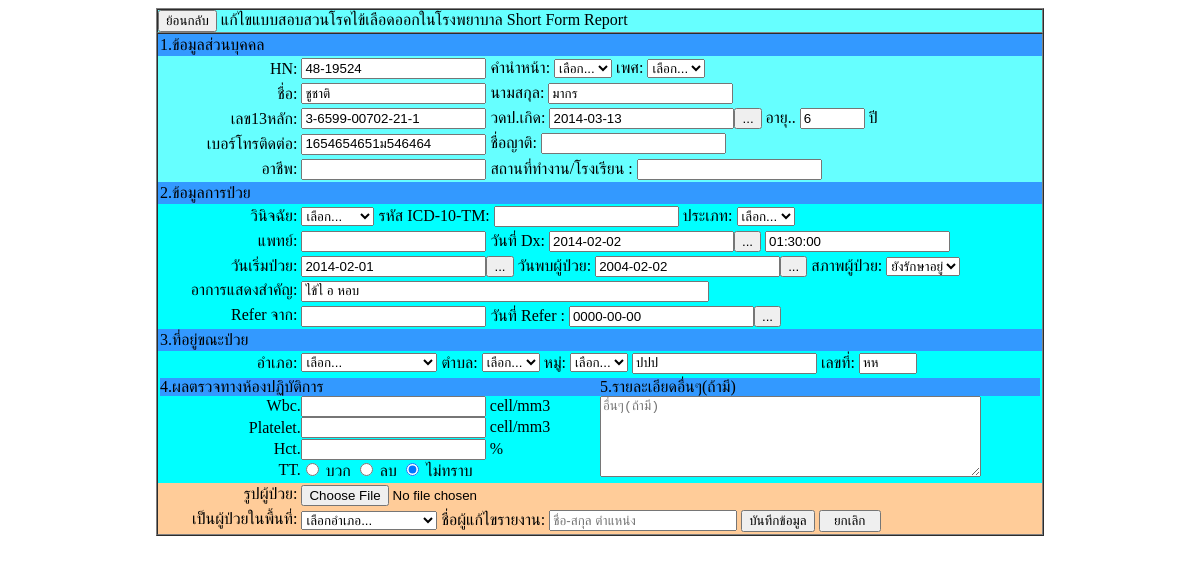
Screenshot of /frm_edit_pt_hos.php?pid=1067614030448-19524 (signed in) with the database file from the repository.
### tables this page shows
CREATE TABLE `patient_hos` (
  `pid` varchar(100) NOT NULL default '',
  `datetime_send` datetime default NULL,
  `office_own` varchar(5) default NULL,
  `user_own` varchar(50) default NULL,
  `hn` varchar(100) default NULL,
  `prename` varchar(100) default NULL,
  `sex` varchar(25) default NULL,
  `name` varchar(100) default NULL,
  `lname` varchar(100) default NULL,
  `cid` varchar(100) default NULL,
  `bdate` date default NULL,
  `agey` varchar(100) default NULL,
  `agem` varchar(100) default NULL,
  `pt_tel` varchar(100) default NULL,
  `family` varchar(255) default NULL,
  `occupat` varchar(100) default NULL,
  `school_workplace` varchar(255) default NULL,
  `code506` varchar(100) default NULL,
  `icd10` varchar(100) default NULL,
  `pt_type` varchar(100) default NULL,
  `doctor` varchar(100) default NULL,
  `date_dx` date default NULL,
  `time_dx` time default NULL,
  `date_ill` date default NULL,
  `date_found` date default NULL,
  `pt_status` varchar(100) default NULL,
  `symtom` varchar(255) default NULL,
  `refer_from` varchar(255) default NULL,
  `date_refer` date default NULL,
  `amp` varchar(4) default NULL,
  `tmb` varchar(6) default NULL,
  `moo` varchar(8) default NULL,
  `road` varchar(100) default NULL,
  `addr` varchar(100) default NULL,
  `soi` varchar(100) default NULL,
  `villa` varchar(100) default NULL,
  `lab_wbc` varchar(100) default NULL,
  `note_text` varchar(255) default NULL,
  `lab_plt` varchar(100) default NULL,
  `lab_hct1` varchar(100) default NULL,
  `lab_hct2` varchar(100) default NULL,
  `lab_hct_diff` varchar(100) default NULL,
  `lab_tt` varchar(100) default NULL,
  `send_to_amp` varchar(4) default NULL,
  `sender` varchar(255) default NULL,
  `img_pt` varchar(255) default NULL,
  `send_back_by` varchar(25) default NULL,
  PRIMARY KEY  (`pid`)
);

### frm_edit_pt_hos.php (the view, shortened to what this page needs)
<?php
if (!empty($_GET[pid])) {
    $pid = $_GET[pid];
} else {
    exit("Can not find PID.");
}
$sql = "select * from patient_hos where pid='$pid'";
$res = mysql_query($sql);
$row = mysql_fetch_array($res);
?>
<!DOCTYPE html>
<html>
    <head>
        <link rel="stylesheet" href="//code.jquery.com/ui/1.10.4/themes/smoothness/jquery-ui.css">
  <link rel="stylesheet" type="text/css" href="jquery.timepicker.css" />
    </head>
    <body>
        <div align="center">
            <form action="qry_edit_pt_hos.php"
                  id="frm_edit_hos" name="frm_edit_hos"
                  method="post"
                  enctype="multipart/form-data"
                  onsubmit="return validate()">
                <table width="75%" border="1" cellspacing="0" cellpadding="0">
                    <tr bgcolor="#33CCFF">
                        <td bgcolor="#66FFFF">
                            <input type="button" value="ย้อนกลับ" onClick="window.location = 'pt_info.php?pid=<?=$pid?>&hos_own=y'">
                            แก้ไขแบบสอบสวนโรคไข้เลือดออกในโรงพยาบาล Short Form Report
                        </td>
                    </tr>
                    <tr>
                        <td bgcolor="#66FFFF">
                            <table width="100%" border="0" cellspacing="0" cellpadding="2">
                                <tr>
                                    <td colspan="2" align="left" bgcolor="#3399FF">1.ข้อมูลส่วนบุคคล</td>
                                </tr>
                                <tr>
                                    <td width="16%" align="right" bgcolor="#66FFFF"> HN:</td>
                                    <td width="84%" bgcolor="#66FFFF">
                                        <input type="text" name="hn" id="hn" value="<?=$row[hn]?>">
                                        คำนำหน้า:
                                        <select name="prename" id="prename">
                                            <option value="">เลือก...</option>
                                        </select>
                                        เพศ:
                                        <select name="sex" id="sex">
                                            <option value="">เลือก...</option>
                                        </select></td>
                                </tr>
                                <tr>
                                    <td align="right" bgcolor="#66FFFF">ชื่อ:</td>
                                    <td bgcolor="#66FFFF"><input type="text" name="name" id="name" value="<?=$row[name]?>">
                                        นามสกุล:
                                        <input type="text" name="lname" id="lname" value="<?=$row[lname]?>">
                                    </td>
                                </tr>
                                <tr>
                                    <td align="right" bgcolor="#66FFFF">เลข13หลัก:</td>
                                    <td bgcolor="#66FFFF"><input type="text" name="cid" id="cid" value="<?=$row[cid]?>">
                                        วดป.เกิด:
                                        <input type="text" name="bdate" id="bdate" value="<?=$row[bdate]?>">
                                        อายุ..
                                        <input name="agey" type="text" id="agey" size="5" maxlength="3" value="<?=$row[agey]?>">
                                        ปี</td>
                                </tr>
                                <tr>
                                    <td align="right" bgcolor="#66FFFF">เบอร์โทรติดต่อ:</td>
                                    <td bgcolor="#66FFFF"><input type="text" name="pt_tel" id="pt_tel" value="<?=$row[pt_tel]?>">
                                        ชื่อญาติ:
                                        <input type="text" name="family" id="family" value="<?=$row[family]?>"></td>
                                </tr>
                                <tr>
                                    <td align="right" bgcolor="#66FFFF">อาชีพ:</td>
                                    <td bgcolor="#66FFFF"><input type="text" name="occupat" id="occupat" value="<?=$row[occupat]?>">
                                        สถานที่ทำงาน/โรงเรียน :
                                        <input type="text" name="school_workplace" id="school_workplace" value="<?=$row[school_workplace]?>"></td>
                                </tr>
                                <tr>
                                    <td colspan="2" align="left" bgcolor="#3399FF">2.ข้อมูลการป่วย</td>
                                </tr>
                                <tr>
                                    <td align="right" bgcolor="#00FFFF">วินิจฉัย:</td>
                                    <td bgcolor="#00FFFF">
                                        <select name="code506" id="code506">
                                            <option value="" selected>เลือก...</option>
                                        </select>
                                        รหัส ICD-10-TM:
                                        <input type="text" name="icd10" id="icd10" value="<?=$row[icd10]?>">
                                        ประเภท:
                                        <select name="pt_type" id="pt_type">
                                            <option value="" selected>เลือก...</option>
                                        </select></td>
                                </tr>
                                <tr>
                                    <td align="right" bgcolor="#00FFFF">แพทย์: </td>
                                    <td bgcolor="#00FFFF"><input type="text" name="doctor" id="doctor" value="<?=$row[doctor]?>">
                                        วันที่ Dx:
                                        <input type="text" name="date_dx" id="date_dx" value="<?=$row[date_dx]?>">
                                        <input type="text" name="time_dx" id="time_dx" placeholder="เวลา Dx" value="<?=$row[time_dx]?>"></td>
                                </tr>
                                <tr>
                                    <td align="right" bgcolor="#00FFFF">วันเริ่มป่วย:</td>
                                    <td bgcolor="#00FFFF"><input type="text" name="date_ill" id="date_ill" value="<?=$row[date_ill]?>">
                                        วันพบผู้ป่วย:
                                        <input type="text" name="date_found" id="date_found" value="<?=$row[date_found]?>">
                                        สภาพผู้ป่วย:
                                        <select name="pt_status" id="pt_status">
                                            <option value="ยังรักษาอยู่" selected>ยังรักษาอยู่</option>
                                        </select></td>
                                </tr>
                                <tr>
                                    <td align="right" valign="top" bgcolor="#00FFFF">อาการแสดงสำคัญ:</td>
                                    <td bgcolor="#00FFFF"><input type="text" name="symtom" id="symtom" style="width:400px" value="<?=$row[symtom]?>"></td>
                                </tr>
                                <tr>
                                    <td align="right" valign="top" bgcolor="#00FFFF">Refer จาก:</td>
                                    <td bgcolor="#00FFFF"><input type="text" name="refer_from" id="refer_from" value="<?=$row[refer_from]?>">
                                        วันที่ Refer :
                                        <input type="text" name="date_refer" id="date_refer" value="<?=$row[date_refer]?>"></td>
                                </tr>
                                <tr>
                                    <td colspan="2" align="left" bgcolor="#3399FF">3.ที่อยู่ขณะป่วย</td>
                                </tr>
                                <tr>
                                    <td align="right" bgcolor="#00FFFF">อำเภอ:</td>
                                    <td bgcolor="#00FFFF">
                                        <select name="amp" id="amp">
                                            <option value="">เลือก...</option>
                                        </select>
                                        ตำบล:
                                        <select name="tmb" id="tmb">
                                            <option value="">เลือก...</option>
                                        </select>
                                        หมู่:
                                        <select name="moo" id="moo">
                                            <option value="">เลือก...</option>
                                        </select>
                                        <input type="text" name="road" id="road" placeholder="ถนน/ซอย" value="<?=$row[road]?>">
                                        เลขที่:
                                        <input type="text" name="addr" id="addr" style="width:50px" value="<?=$row[addr]?>"></td>
                                </tr>
                                <tr>
                                    <td colspan="2" align="right" bgcolor="#00FFFF"><table width="100%" border="0" cellspacing="0" cellpadding="0">
                                            <tr>
                                                <td colspan="2" bgcolor="#3399FF">4.ผลตรวจทางห้องปฏิบัติการ</td>
                                                <td width="50%" bgcolor="#3399FF">5.รายละเอียดอื่นๆ(ถ้ามี)</td>
                                            </tr>
                                            <tr>
                                                <td width="16%" align="right">Wbc.</td>
                                                <td width="34%"><input type="text" name="lab_wbc" id="lab_wbc" value="<?=$row[lab_wbc]?>">
                                                    cell/mm3</td>
                                                <td rowspan="4" align="left" valign="top">
                                                    <textarea name="note_text" id="note_text" cols="45" rows="5" placeholder="อื่นๆ(ถ้ามี)"><?=$row[note_text]?></textarea></td>
                                            </tr>
                                            <tr>
                                                <td align="right">Platelet.</td>
                                                <td><input type="text" name="lab_plt" id="lab_plt" value="<?=$row[lab_plt]?>">
                                                    cell/mm3</td>
                                            </tr>
                                            <tr>
                                                <td align="right">Hct.</td>
                                                <td><input type="text" name="lab_hct" id="lab_hct" value="<?=$row[lab_hct]?>">
                                                    %</td>
                                            </tr>
                                            <tr>
                                                <td align="right">TT.</td>
                                                <td><input type="radio" name="lab_tt" id="tt" value="บวก">
                                                    บวก
                                                    <input type="radio" name="lab_tt" id="tt2" value="ลบ">
                                                    ลบ
                                                    <input name="lab_tt" type="radio" id="tt3" value="ไม่ทราบ" checked>
                                                    ไม่ทราบ</td>
                                            </tr>
                                        </table>
                                    </td>
                                </tr>
                                <tr>
                                    <td align="right" valign="top" bgcolor="#FFCC99">รูปผู้ป่วย:</td>
                                    <td bgcolor="#FFCC99"><input type="file" name="img_pt" id="img_pt"></td>
                                </tr>
                                <tr>
                                    <td align="right" valign="top" bgcolor="#FFCC99">เป็นผู้ป่วยในพื้นที่:</td>
                                    <td bgcolor="#FFCC99">
                                        <select name="send_to_amp" id="send_to_amp">
                                            <option value="" selected>เลือกอำเภอ...</option>
                                        </select>
                                        ชื่อผู้แก้ไขรายงาน:
                                        <input type="text" name="sender" id="sender" style="width:180px" placeholder="ชื่อ-สกุล ตำแหน่ง">
                                        <input type="submit" id="button" value="บันทึกข้อมูล">
                                        <input type="reset" value="  ยกเลิก  "></td>
                                </tr>
                            </table>
                        </td>
                    </tr>
                </table>
            </form>
        </div>
    </body>
</html>

### rows the page displays
patient_hos: hn "48-19524", name "ชูชาติ", lname "มากร", cid "3-6599-00702-21-1", bdate "2014-03-13", agey "6", pt_tel "1654654651ม546464", date_dx "2014-02-02", time_dx "01:30:00", date_ill "2014-02-01", date_found "2004-02-02", symtom "ไข้ไ อ หอบ", date_refer "0000-00-00", road "้ิ่ปปป", addr "หห"
